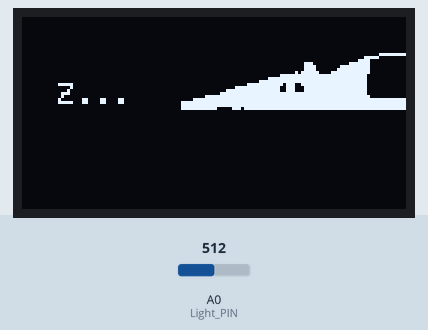
Simulated run of this sketch. Board: Arduino Uno, built with avr-gcc and run on an emulated ATmega328P. Parts: 128×64 one-colour display. Inputs (shaded band) come from the test bench; at power-on: A0 (Light_PIN) = 512. What the sketch prints to the serial monitor is not drawn.

Above: at 0.1 s.
At 0.6 s:
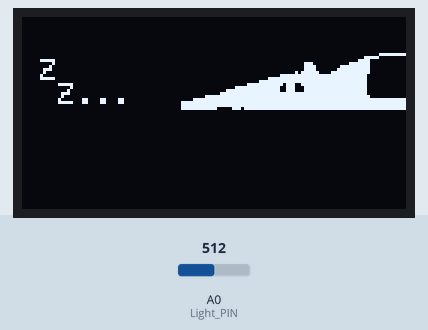
At 1.2 s:
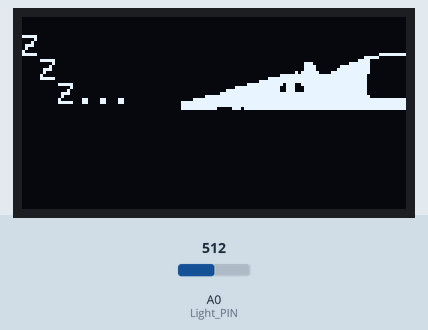
At 2.0 s:
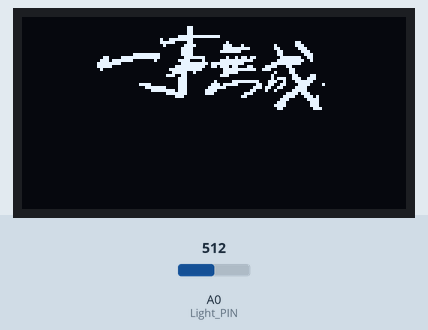

The sketch:

oled_textpic.ino
```cpp
#include<Wire.h>
#include<SPI.h>
#include<Adafruit_GFX.h>
#include<Adafruit_SSD1306.h>

#define OLED_MOSI 11
#define OLED_CLK 12
#define OLED_DC 9
#define OLED_CS 8
#define OLED_RESET 10
#define Light_PIN A0
Adafruit_SSD1306 display(OLED_MOSI,OLED_CLK,OLED_DC,OLED_RESET,OLED_CS);

static const unsigned char PROGMEM Char[] = {
0x00,0x00,0x00,0x00,0x00,0x00,0x00,0x00,0x00,0x00,0x00,
  0x00,0x00,0x00,0x00,0x00,0x00,0x00,0x00,0x00,0x00,0x00,
  0x00,0x00,0x00,0x00,0x00,0x00,0x00,0x00,0x00,0x00,0x00,
  0x00,0x00,0x00,0x00,0x18,0x00,0x00,0x00,0x00,0x00,0x00,
  0x00,0x00,0x00,0x00,0x18,0x00,0x00,0x00,0x00,0x00,0x00,
  0x00,0x00,0x00,0x00,0x18,0x00,0x00,0x00,0x00,0x00,0x00,
  0x00,0x00,0x00,0x00,0xff,0xfc,0x00,0x00,0x00,0x00,0x00,
  0x00,0x00,0x00,0x27,0xf8,0x00,0x00,0x00,0x00,0x00,0x00,
  0x00,0x00,0x00,0x3e,0x18,0x00,0x80,0x00,0x01,0x80,0x00,
  0x00,0x00,0x00,0x10,0x3c,0x01,0xc4,0x00,0x81,0xc0,0x00,
  0x00,0x00,0x00,0x00,0x78,0x01,0xff,0x00,0xc0,0xe0,0x00,
  0x00,0x00,0x00,0x00,0x78,0x03,0xf8,0x00,0x60,0x70,0x00,
  0x00,0x00,0x7f,0xc0,0x78,0x00,0x00,0x00,0x60,0x38,0x00,
  0x01,0x87,0xff,0xc0,0x3f,0x80,0x96,0xc0,0x3f,0x98,0x00,
  0x03,0xbf,0x80,0x80,0xf0,0x83,0xff,0x80,0x7f,0xc8,0x00,
  0x07,0xf8,0x00,0x00,0x7f,0xdf,0xfc,0x01,0xff,0x80,0x00,
  0x07,0xc0,0x00,0x01,0xff,0x9b,0xb1,0x87,0x8c,0x00,0x00,
  0x02,0x00,0x00,0x07,0xff,0x01,0xff,0xce,0x06,0x00,0x00,
  0x00,0x00,0x00,0x03,0xe4,0x01,0xf0,0x00,0x86,0x00,0x00,
  0x00,0x00,0x00,0x0e,0x60,0x03,0x80,0x01,0x03,0x0c,0x00,
  0x00,0x00,0x00,0x00,0xe0,0x00,0x00,0x01,0x73,0x9c,0x00,
  0x00,0x00,0x00,0x00,0xe0,0x08,0x3f,0xe3,0x91,0xf8,0x00,
  0x00,0x00,0x1e,0x00,0xe0,0x1d,0xf0,0x33,0x30,0xf0,0x80,
  0x00,0x00,0x07,0xf0,0xe0,0x3f,0x00,0x76,0x61,0xe0,0x00,
  0x00,0x00,0x01,0xfe,0xe0,0x78,0x00,0xc4,0x83,0xe0,0x00,
  0x00,0x00,0x00,0x0f,0xe0,0x70,0x03,0x80,0x0f,0x70,0x00,
  0x00,0x00,0x00,0x01,0xc0,0x00,0x06,0x00,0x1e,0x3a,0x00,
  0x00,0x00,0x00,0x00,0x00,0x00,0x00,0x00,0x38,0x1e,0x00,
  0x00,0x00,0x00,0x00,0x00,0x00,0x00,0x00,0x70,0x0e,0x00,
  0x00,0x00,0x00,0x00,0x00,0x00,0x00,0x00,0xf0,0x0e,0x00,
  0x00,0x00,0x00,0x00,0x00,0x00,0x00,0x00,0x60,0x07,0x00,
  0x00,0x00,0x00,0x00,0x00,0x00,0x00,0x00,0x00,0x00,0x00,
};

static const unsigned char PROGMEM Logo[] = {
0x00,0x00,0x00,0x00,0x00,0x00,0x00,0x00,0x07,0xff,0x80,0x00,0x00,0x00,0x00,0x00,
  0x00,0x00,0x00,0x00,0x00,0x00,0x00,0x00,0xf8,0x00,0x7e,0x00,0x00,0x00,0x00,0x00,
  0x00,0x00,0x00,0x00,0x00,0x00,0x00,0x03,0xc0,0x00,0x03,0xc0,0x00,0x00,0x00,0x00,
  0x00,0x00,0x00,0x00,0x00,0x0e,0x00,0x1f,0xc0,0x00,0x00,0x30,0x00,0x00,0x00,0x00,
  0x00,0x00,0x00,0x00,0x00,0x0f,0x00,0xff,0xc0,0x00,0x00,0x0c,0x00,0x00,0x00,0x00,
  0x00,0x00,0x00,0x00,0x00,0x0f,0x01,0xff,0xc0,0x00,0x00,0x06,0x00,0x00,0x00,0x00,
  0x00,0x00,0x00,0x00,0x00,0x5f,0x87,0xff,0xc0,0x00,0x00,0x03,0x00,0x00,0x00,0x00,
  0x00,0x00,0x00,0x00,0x0f,0xff,0xff,0xff,0x80,0x00,0x00,0x01,0x80,0x00,0x00,0x00,
  0x00,0x00,0x00,0x00,0xff,0xff,0xff,0xff,0x80,0x00,0x00,0x01,0x80,0x00,0x00,0x00,
  0x00,0x00,0x00,0x07,0xff,0xff,0xff,0xff,0x80,0x00,0x00,0x03,0xc0,0x00,0x00,0x00,
  0x00,0x00,0x00,0x7f,0xfb,0x9f,0xff,0xff,0x80,0x00,0x00,0x03,0xf0,0x00,0x00,0x00,
  0x00,0x00,0x07,0xff,0xf3,0x8f,0xff,0xff,0x80,0x00,0x00,0x07,0xfc,0x00,0x00,0x00,
  0x00,0x00,0x3f,0xff,0xf3,0x8f,0xff,0xff,0x80,0x00,0x00,0x07,0xff,0x80,0x00,0x00,
  0x00,0x00,0xff,0xff,0xff,0xff,0xff,0xff,0x80,0x00,0x40,0x0f,0xff,0xff,0xff,0xc0,
  0x00,0x1f,0xff,0xff,0xff,0xff,0xff,0xff,0xc0,0x01,0xe0,0x0f,0xff,0xff,0xff,0xf8,
  0x01,0xff,0xff,0xff,0xff,0xff,0xff,0xff,0xff,0xff,0xe0,0x1f,0xff,0xff,0xff,0xfe,
  0x1f,0xff,0xff,0xff,0xff,0xff,0xff,0xff,0xff,0xff,0xe0,0x1f,0xff,0xff,0xf1,0x80,
  0x1f,0xff,0xff,0xff,0xff,0xff,0xff,0xff,0xff,0xff,0xff,0xff,0x00,0x00,0x00,0x00,
  0x1f,0xfe,0x0e,0xff,0xff,0xff,0xff,0xff,0xff,0xff,0x00,0x00,0x00,0x00,0x00,0x00,
};
void splash(){
  int light = analogRead(Light_PIN);
  Serial.println(light);
  display.clearDisplay();
  display.setTextColor(WHITE);
  display.setTextSize(2);
  display.setCursor(0,10);
  display.print("Light:");
  display.setTextSize(2);
  display.setCursor(70,10);
  display.print(light);
  display.display();
}

void textpic(){
  int light = analogRead(Light_PIN);
  Serial.println(light);
  display.clearDisplay();
  display.drawBitmap(50,12,Logo,128,19,WHITE);
  display.setTextColor(WHITE);
  display.setTextSize(1);
  display.setCursor(0,6);
  display.print("\n");
  display.print(" \n");
  display.print("  Z...\n");
  display.display();
}
void textpic1(){
  int light = analogRead(Light_PIN);
  Serial.println(light);
  display.clearDisplay();
  display.drawBitmap(50,12,Logo,128,19,WHITE);
  display.setTextColor(WHITE);
  display.setTextSize(1);
  display.setCursor(0,6);
  display.print("\n");
  display.print(" Z\n");
  display.print("  Z...\n");
  display.display();
}
void textpic2(){
  int light = analogRead(Light_PIN);
  Serial.println(light);
  display.clearDisplay();
  display.drawBitmap(50,12,Logo,128,19,WHITE);
  display.setTextColor(WHITE);
  display.setTextSize(1);
  display.setCursor(0,6);
  display.print("Z\n");
  display.print(" Z\n");
  display.print("  Z...\n");
  display.display();
}

 void showpic(){
    display.drawBitmap(0,12,Logo,128,19,WHITE);
    display.display();
}

void showchar(){
    display.clearDisplay();
    display.drawBitmap(20,0,Char,88,32,WHITE);
    display.display();
}

void setup() {
  // put your setup code here, to run once:
  Serial.begin(9600);
  pinMode(Light_PIN,INPUT);
  display.begin(SSD1306_SWITCHCAPVCC, 0x3D);
  display.clearDisplay();
  display.setTextWrap(false);


}

void loop() {
  // put your main code here, to run repeatedly:
  textpic();
  delay(500);
  textpic1();
  delay(500);
  textpic2();
  delay(800);
  showchar();
  delay(1500);
}
```

Measured:
- by itself, everything shown: repeats every 3.4 s, in 4 steps
- what the display in image 1 shows lasts 0.5 s, from 0.6 s to 1.1 s
- what the display in image 2 shows lasts 0.9 s, from 1.1 s to 2.0 s
- what the display in image 3 shows lasts 1.5 s, from 2.0 s to 3.5 s
